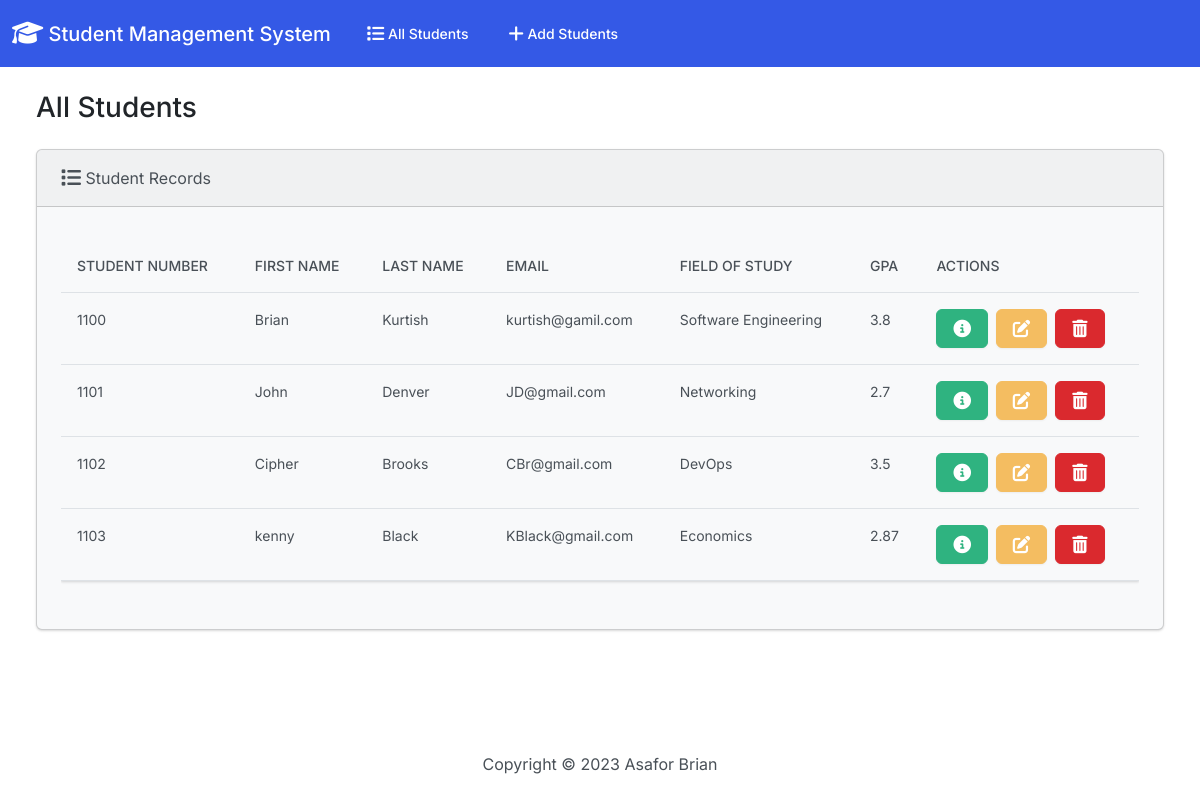
The app's page /, older data.
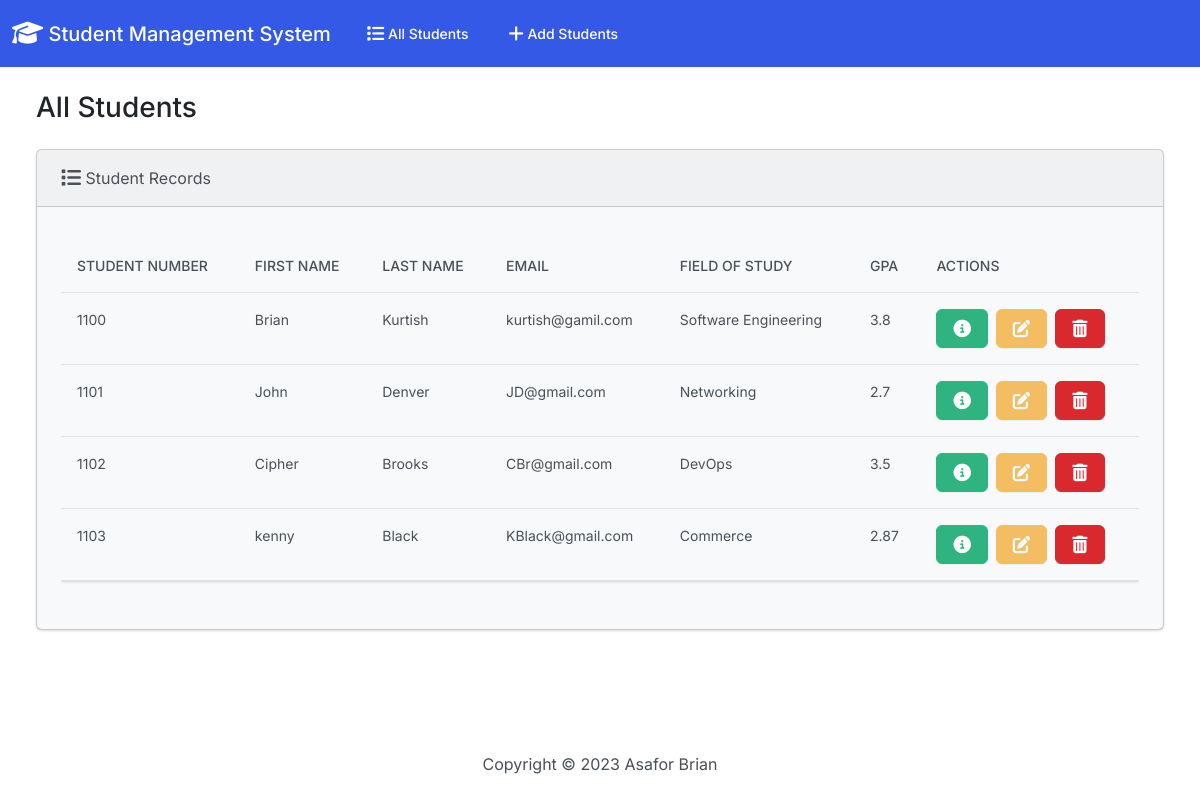
The same page, newer data.
### students/models.py (models this page shows, shortened)
class Student(models.Model):
    student_number = models.PositiveIntegerField()
    first_name = models.CharField(max_length=100)
    last_name = models.CharField(max_length=100)
    email = models.EmailField(max_length=100)
    field_of_study = models.CharField(max_length=100)
    gpa = models.FloatField()

### students/views.py (the view)
# urls.py: path('', views.index, name='index'),
def index(request):
    return render(request, 'students/index.html', {'students': Student.objects.all()})

### students/templates/students/index.html (shortened to what this page needs)
{% extends "students/base.html" %}
{% block body %}
        <h3 class="m-4">All Students</h3>
        <div class="row">
            <div class="col-12">
                {% if students %}
                <div class="card bg-light ms-4 me-4 mb-4">
                    <div class="card-header"><i class="fa-solid fa-list fa-lg"></i> Student Records</div>
                    <div class="card-body">
                      <p class="card-text">
                        <div class="table-responsive">
                            <table class="table table-hover">
                                <thead>
                                  <tr>
                                    <th scope="col">Student Number</th>
                                    <th scope="col">First Name</th>
                                    <th scope="col">Last Name</th>
                                    <th scope="col">Email</th>
                                    <th scope="col">Field of Study</th>
                                    <th scope="col">GPA</th>
                                    <th scope="col">Actions</th>
                                  </tr>
                                </thead>
                                <tbody>
                                  {% for student in students %}
                                  <tr>
                                    <td>{{ student.student_number }}</td>
                                    <td>{{ student.first_name }}</td>
                                    <td>{{ student.last_name }}</td>
                                    <td>{{ student.email }}</td>
                                    <td>{{ student.field_of_study }}</td>
                                    <td>{{ student.gpa }}</td>
                                    <td>
                                        <button type="button" class="btn btn-success me-1" href="{% url 'view_student' student.id %}" data-bs-toggle="modal"
                                        data-bs-target="#myModal{{student.id}}">
                                    </button>
                                      <a href="{% url 'edit' student.id %}" class="btn btn-warning me-1"></a>
                                      <button class="btn btn-danger" type="button" data-bs-toggle="modal" data-bs-target="#delete{{student.id}}">
                                      </button>
                                    </td>
                                  </tr>
                                  {% endfor %}
                                </tbody>
                              </table>
                        </div>
                      </p>
                    </div>
                </div>
                {% else %}
                <h5 class="alert alert-primary ms-4 me-4">No Student Records</h5>
                {% endif %}
            </div>
        </div>
      </div>
{% endblock %}

Row changes from the older to the newer data that the page shows:
changed Student "kenny": field_of_study "Economics" → "Commerce"
